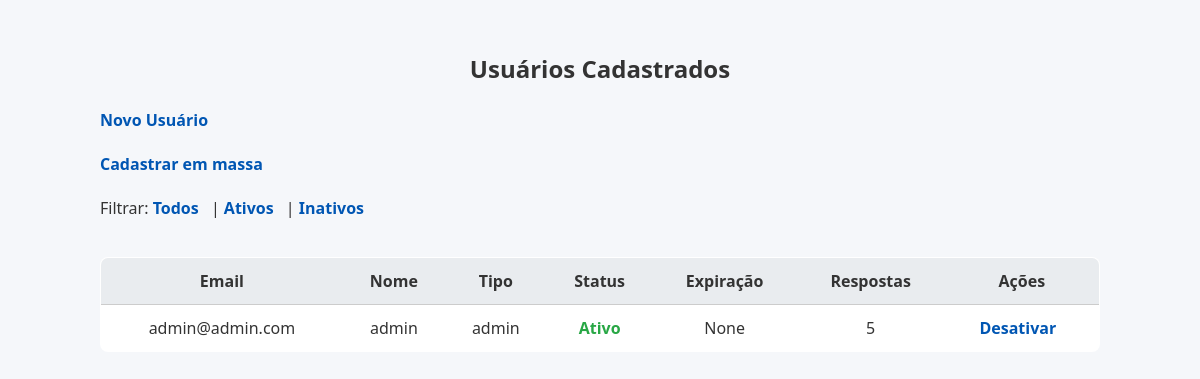
Screenshot of /admin/usuarios (signed in) with the database file from the repository.
### tables this page shows
CREATE TABLE usuarios (
                        id INTEGER PRIMARY KEY AUTOINCREMENT,
                        email TEXT UNIQUE NOT NULL,
                        nome TEXT NOT NULL,
                        senha TEXT NOT NULL,
                        telefone TEXT NOT NULL,
                        tipo TEXT DEFAULT 'normal',
                        ativo INTEGER DEFAULT 1,
                        data_expiracao TEXT
                  );

### app/routes/admin.py (the view)
    @app.route('/admin/usuarios')
    def listar_usuarios():
        if session.get('tipo') != 'admin':
            return redirect('/login')
        filtro = request.args.get('filtro', 'todos')  # ativos, inativos, todos
        query = """
            SELECT u.id, u.email,u.nome, u.tipo, u.ativo, u.data_expiracao, COUNT(r.id)
            FROM usuarios u
            LEFT JOIN formularios f ON f.user_id = u.id
            LEFT JOIN respostas r ON r.formulario_id = f.id
        """
        cond = []
        if filtro == 'ativos':
            query += " WHERE u.ativo=1"
        elif filtro == 'inativos':
            query += " WHERE u.ativo=0"
        query += " GROUP BY u.id ORDER BY u.email"
        with sqlite3.connect('db.sqlite3') as conn:
            usuarios = conn.execute(query).fetchall()
        return render_template('usuarios_admin.html', usuarios=usuarios, filtro=filtro)

### app/templates/usuarios_admin.html (shortened to what this page needs)
<!DOCTYPE html>
<html lang="pt-BR">
<head>
  <link rel="stylesheet" href="{{ url_for('static', filename='usuarios.css') }}">
</head>
<body>
  <div class="container">
    <h2>Usuários Cadastrados</h2>
    <a href="/admin/cadastrar">Novo Usuário</a><br><br>
    <a href="/admin/cadastrar-em-massa">Cadastrar em massa</a><br><br>
    Filtrar:
    <a href="/admin/usuarios?filtro=todos">Todos</a> |
    <a href="/admin/usuarios?filtro=ativos">Ativos</a> |
    <a href="/admin/usuarios?filtro=inativos">Inativos</a><br><br>
    <table>
      <thead>
        <tr>
          <th>Email</th>
          <th>Nome</th>
          <th>Tipo</th>
          <th>Status</th>
          <th>Expiração</th>
          <th>Respostas</th>
          <th>Ações</th>
        </tr>
      </thead>
      <tbody>
        {% for u in usuarios %}
        <tr>
          <td data-label="Email">{{ u[1] }}</td>
          <td data-label="Nome">{{ u[2] }}</td>
          <td data-label="Tipo">{{ u[3] }}</td>
          <td data-label="Status" class="status-{{ 'ativo' if u[4] == 1 else 'inativo' }}">
            {{ 'Ativo' if u[4] == 1 else 'Inativo' }}
          </td>
          <td data-label="Expiração">{{ u[5] }}</td>
          <td data-label="Respostas">{{ u[6] }}</td>
          <td data-label="Ações">
            <a href="/admin/usuario/{{ u[0] }}/toggle">
              {{ 'Desativar' if u[4] == 1 else 'Ativar' }}
            </a>
          </td>
        </tr>
        {% endfor %}
      </tbody>
    </table>
  </div>
</body>
</html>

### app/static/usuarios.css (style rules this page uses)
:root { --cor-fundo: #f5f7fa; --cor-texto: #333; --cor-link: #0056b3; --cor-link-hover: #003d80; --cor-tabela-fundo: #fff; --cor-tabela-borda: #ccc; --cor-tabela-header: #e9ecef; --cor-ativo: #28a745; --cor-inativo: #dc3545; }
body { margin: 0; padding: 0; font-family: 'Segoe UI', Tahoma, Geneva, Verdana, sans-serif; background-color: var(--cor-fundo); color: var(--cor-texto); }
.container { max-width: 1000px; margin: auto; padding: 2rem; }
h2 { text-align: center; margin-bottom: 1.5rem; }
a { color: var(--cor-link); text-decoration: none; font-weight: bold; margin-right: 0.5rem; }
table { width: 100%; border-collapse: collapse; background-color: var(--cor-tabela-fundo); border: 1px solid var(--cor-tabela-borda); border-radius: 8px; overflow: hidden; margin-top: 1rem; }
th, td { padding: 0.75rem; text-align: center; border-bottom: 1px solid var(--cor-tabela-borda); }
th { background-color: var(--cor-tabela-header); }
.status-ativo { color: var(--cor-ativo); font-weight: bold; }

### rows the page displays
usuarios: email "admin@admin.com", nome "admin", tipo "admin", ativo "Ativo", u "None", u "5", ativo "Desativar"
